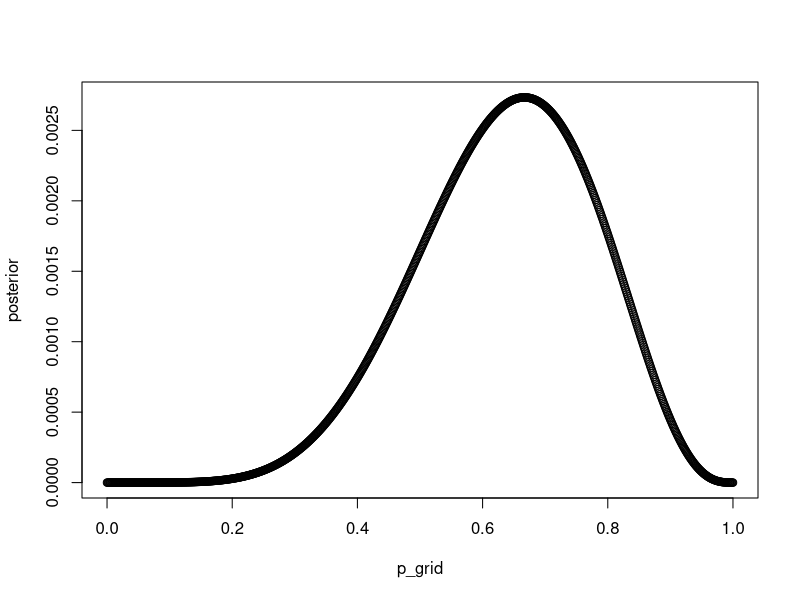
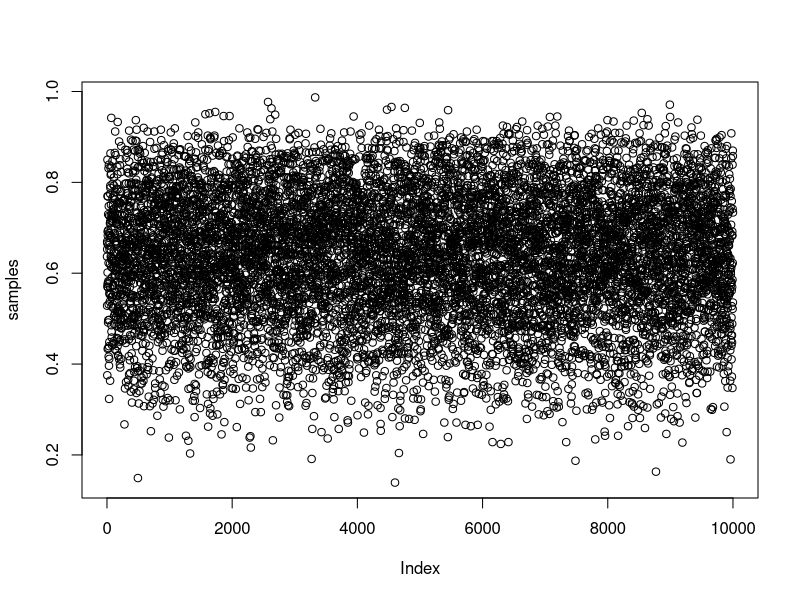

Reproduce these figures in R, in order.
p_grid <- seq(from=0, to=1 , length.out=1000)
prob_p <- rep(1, 1000)
prob_data <- dbinom(6, size = 9, prob = p_grid)
posterior <- prob_data * prob_p
posterior <- posterior / sum(posterior)
plot(posterior ~ p_grid, type="b")

samples <- sample(p_grid, prob = posterior, size=1e4 , replace = TRUE)

plot(samples)
